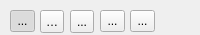
       <widget class="QFrame" name="frame">
        <property name="geometry">
         <rect>
          <x>10</x>
          <y>0</y>
          <width>200</width>
          <height>35</height>
         </rect>
        </property>
        <property name="frameShape">
         <enum>QFrame::NoFrame</enum>
        </property>
        <property name="frameShadow">
         <enum>QFrame::Raised</enum>
        </property>
        <widget class="QToolButton" name="boxSelectButton">
         <property name="geometry">
          <rect>
           <x>40</x>
           <y>10</y>
           <width>24</width>
           <height>23</height>
          </rect>
         </property>
         <property name="toolTip">
          <string>&lt;html&gt;&lt;head/&gt;&lt;body&gt;&lt;p&gt;Select Box&lt;/p&gt;&lt;/body&gt;&lt;/html&gt;</string>
         </property>
         <property name="text">
          <string>abcd</string>
         </property>
         <property name="icon">
          <iconset resource="../main_window.qrc">
           <normaloff>:/icons/select.png</normaloff>:/icons/select.png</iconset>
         </property>
         <property name="checkable">
          <bool>true</bool>
         </property>
         <property name="checked">
          <bool>false</bool>
         </property>
         <property name="autoExclusive">
          <bool>true</bool>
         </property>
        </widget>
        <widget class="QToolButton" name="addAtomButton">
         <property name="enabled">
          <bool>true</bool>
         </property>
         <property name="geometry">
          <rect>
           <x>70</x>
           <y>10</y>
           <width>24</width>
           <height>23</height>
          </rect>
         </property>
         <property name="cursor">
          <cursorShape>ArrowCursor</cursorShape>
         </property>
         <property name="toolTip">
          <string>&lt;html&gt;&lt;head/&gt;&lt;body&gt;&lt;p&gt;Add Atom&lt;/p&gt;&lt;/body&gt;&lt;/html&gt;</string>
         </property>
         <property name="text">
          <string>...</string>
         </property>
         <property name="icon">
          <iconset resource="../main_window.qrc">
           <normaloff>:/icons/addAtom.png</normaloff>:/icons/addAtom.png</iconset>
         </property>
         <property name="checkable">
          <bool>true</bool>
         </property>
         <property name="autoExclusive">
          <bool>true</bool>
         </property>
        </widget>
        <widget class="QToolButton" name="deleteAtomsBut">
         <property name="geometry">
          <rect>
           <x>100</x>
           <y>10</y>
           <width>25</width>
           <height>22</height>
          </rect>
         </property>
         <property name="toolTip">
          <string>Delete Atoms</string>
         </property>
         <property name="toolTipDuration">
          <number>-1</number>
         </property>
         <property name="text">
          <string>...</string>
         </property>
         <property name="icon">
          <iconset resource="../main_window.qrc">
           <normaloff>:/icons/remove.png</normaloff>:/icons/remove.png</iconset>
         </property>
         <property name="checkable">
          <bool>true</bool>
         </property>
         <property name="autoExclusive">
          <bool>true</bool>
         </property>
        </widget>
        <widget class="QToolButton" name="triangulateBut">
         <property name="geometry">
          <rect>
           <x>130</x>
           <y>10</y>
           <width>25</width>
           <height>22</height>
          </rect>
         </property>
         <property name="toolTip">
          <string>Triangulate Atom Positions</string>
         </property>
         <property name="text">
          <string>...</string>
         </property>
         <property name="icon">
          <iconset resource="../main_window.qrc">
           <normaloff>:/icons/triangles.png</normaloff>:/icons/triangles.png</iconset>
         </property>
         <property name="checkable">
          <bool>true</bool>
         </property>
         <property name="autoExclusive">
          <bool>true</bool>
         </property>
        </widget>
        <widget class="QToolButton" name="handDragButton">
         <property name="geometry">
          <rect>
           <x>10</x>
           <y>10</y>
           <width>25</width>
           <height>22</height>
          </rect>
         </property>
         <property name="toolTip">
          <string>&lt;html&gt;&lt;head/&gt;&lt;body&gt;&lt;p&gt;Scroll View&lt;/p&gt;&lt;/body&gt;&lt;/html&gt;</string>
         </property>
         <property name="text">
          <string>...</string>
         </property>
         <property name="icon">
          <iconset resource="../main_window.qrc">
           <normaloff>:/icons/hand.png</normaloff>:/icons/hand.png</iconset>
         </property>
         <property name="checkable">
          <bool>true</bool>
         </property>
         <property name="checked">
          <bool>true</bool>
         </property>
         <property name="autoExclusive">
          <bool>true</bool>
         </property>
        </widget>
       </widget>
